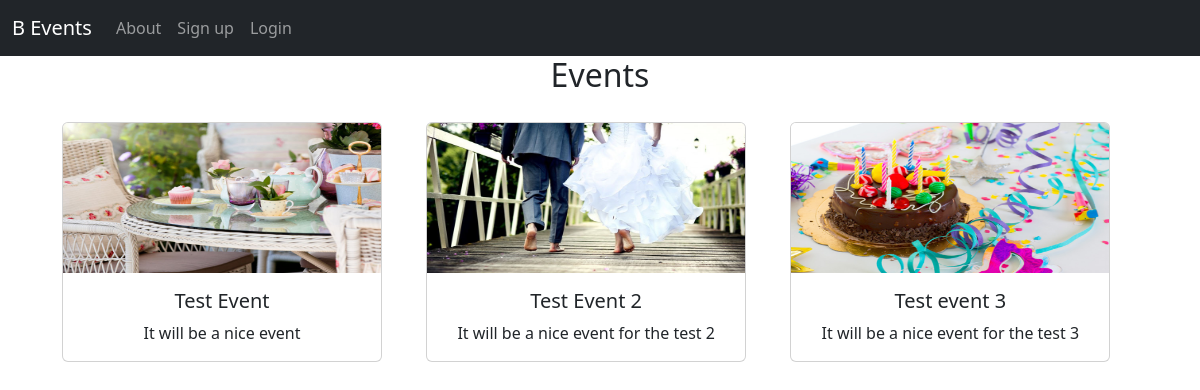
Screenshot of /events/ with the database file from the repository.
### event/models.py (models this page shows, shortened)
class Event(models.Model):
    img = models.ImageField(upload_to="photos")
    name = models.CharField(max_length=250)
    desc = models.CharField(max_length=250)

### event/views.py (the view)
# urls.py: path('events/',views.events,name='events'),
def events(request):
    dict_eve={
        'eve':Event.objects.all()
    }
    return render(request,'events.html',dict_eve)

### template/events.html
{% extends 'base.html' %}
{% load static %}
{% block content %}
<h2 class="text-center">Events</h2>
<div class="container">
    {% for e  in eve %}
      <div class="card text-center" style="width: 20rem; display:inline-block;margin: 20px;">
        <img src="{{e.img.url}}" class="card-img-top" alt="..." height="150px" width="200px">
          <div class="card-body">
            <h5 class="card-title">{{e.name}}</h5>
              <p class="card-text">{{e.desc}}</p>
          </div>
      </div>
    {% endfor %}
</div>
{% endblock %}

### rows the page displays
Event: img (picture), name "Test Event", desc "It will be a nice event"
Event: img (picture), name "Test Event 2", desc "It will be a nice event for the test 2"
Event: img (picture), name "Test event 3", desc "It will be a nice event for the test 3"
